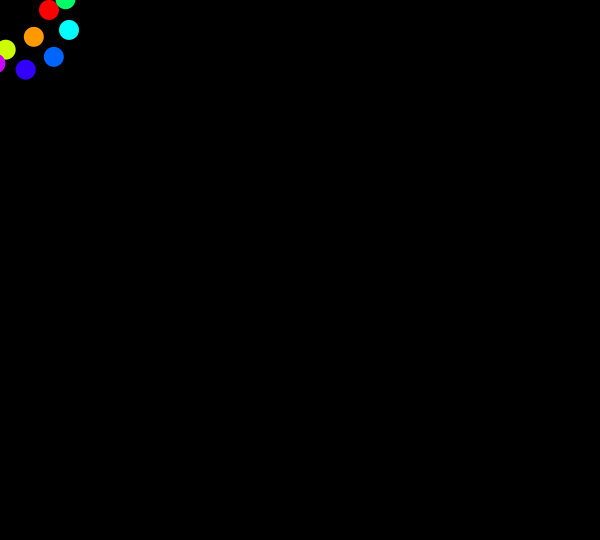
Frame 1 (no input)
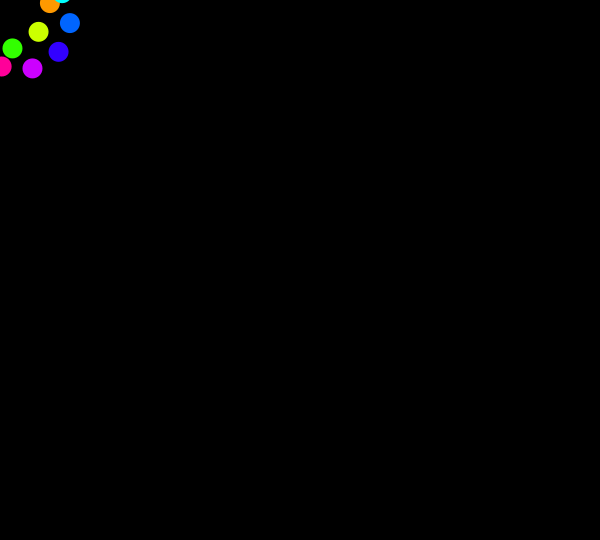
Frame 60 (the mouse pressed at the canvas centre just before this capture)
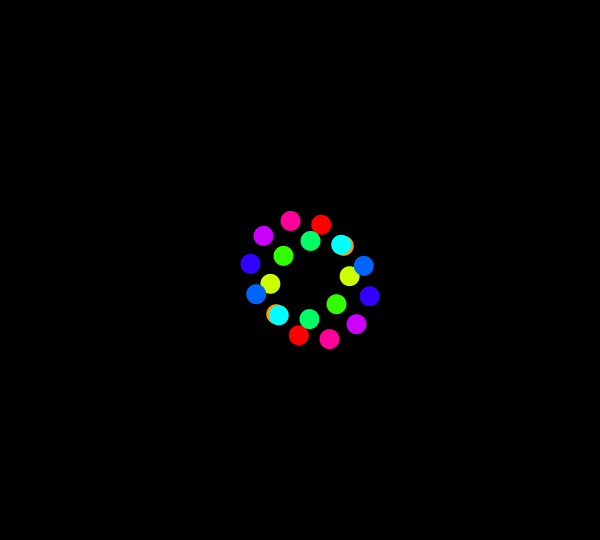
Frame 120 (the mouse held since frame 60 and released just before this capture)

The Processing sketch that drew these frames (run headless with seeded random() and noise(); from frame 60 on, the mouse is pressed at the canvas centre):

// Processing sketch: processing_67287
// ── processing_67287.pde

//put 7 objects around the mouse equally spaced!! 

int number_of_obj = 10;
int distance = 50;
float angle_increment = TWO_PI/number_of_obj;
float current_angle =0;

void setup() {
  size(600, 540); 
  smooth();
  noStroke();
  colorMode(HSB, 360, 100, 100);
}

void draw() {
  background(0);
  //distance = int(sin(millis()*.01)*50);
  current_angle+=.2;
  for (int i=0;i<number_of_obj; i+=1) {
    fill(map(angle_increment*i, 0, TWO_PI, 0, 360), 100, 100);
    float offsetX = cos(current_angle+angle_increment*i)*distance; //cos is for the X's
    float offsetY = sin(current_angle+angle_increment*i)*distance; //sin is for the Y's
    ellipse(mouseX + offsetX, mouseY + offsetY, 20, 20);

    offsetX = cos(current_angle+angle_increment*i+PI)*distance+20; //cos is for the X's
    offsetY = sin(current_angle+angle_increment*i+PI)*distance+20; //sin is for the Y's
    ellipse(mouseX + offsetX, mouseY + offsetY, 20, 20);

   // distance += 20; to move as spirals!! 
  }
}

/*  
 float offsetX = cos(PI*.25)*distance; //cos is for the X's
 float offsetY = sin(PI*.25)*distance; //sin is for the Y's
 ellipse(mouseX + offsetX, mouseY + offsetY, 20, 20);
 
 offsetX = cos(current_angle)*distance;
 offsetY = sin(current_angle)*distance; 
 ellipse(mouseX + offsetX, mouseY + offsetY, 20, 20);
 
 offsetX = cos(current_angle + angle_increment)*distance; 
 offsetY = sin(PI*.25)*distance; 
 ellipse(mouseX + offsetX, mouseY + offsetY, 20, 20);
 
 offsetX = cos(current_angle + 2*angle_increment)*distance;
 offsetY = sin(current_angle + 2*angle_increment)*distance; 
 ellipse(mouseX + offsetX, mouseY + offsetY, 20, 20);
 
 offsetX = cos(current_angle + 3*angle_increment)*distance;
 offsetY = sin(current_angle + 3*angle_increment)*distance; 
 ellipse(mouseX + offsetX, mouseY + offsetY, 20, 20);
 
 offsetX = cos(current_angle + 4*angle_increment)*distance;
 offsetY = sin(current_angle + 4*angle_increment)*distance; 
 ellipse(mouseX + offsetX, mouseY + offsetY, 20, 20);
 
 offsetX = cos(current_angle + 4*angle_increment)*distance;
 offsetY = sin(current_angle + 4*angle_increment)*distance; 
 ellipse(mouseX + offsetX, mouseY + offsetY, 20, 20);
 
 offsetX = cos(current_angle + 5*angle_increment)*distance;
 offsetY = sin(current_angle + 5*angle_increment)*distance; 
 ellipse(mouseX + offsetX, mouseY + offsetY, 20, 20);
 
 offsetX = cos(current_angle + 6*angle_increment)*distance;
 offsetY = sin(current_angle + 6*angle_increment)*distance; 
 ellipse(mouseX + offsetX, mouseY + offsetY, 20, 20);
 */
